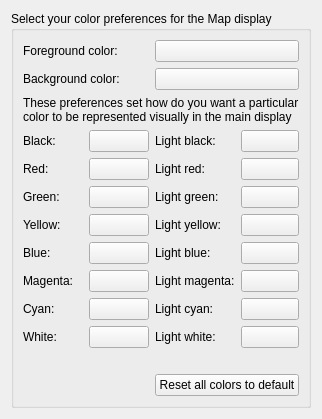
     <widget class="QWidget" name="tab_4">
      <attribute name="title">
       <string>Map Colors</string>
      </attribute>
      <layout class="QGridLayout" name="gridLayout_18">
       <item row="0" column="0">
        <widget class="QGroupBox" name="groupBox_14">
         <property name="title">
          <string>Select your color preferences for the Map display</string>
         </property>
         <layout class="QGridLayout" name="gridLayout_14">
          <item row="0" column="0">
           <widget class="QLabel" name="label_39">
            <property name="text">
             <string>Foreground color:</string>
            </property>
           </widget>
          </item>
          <item row="0" column="1">
           <widget class="QPushButton" name="pushButton_foreground_color_2">
            <property name="autoFillBackground">
             <bool>true</bool>
            </property>
            <property name="styleSheet">
             <string notr="true"/>
            </property>
            <property name="text">
             <string/>
            </property>
           </widget>
          </item>
          <item row="1" column="0">
           <widget class="QLabel" name="label_40">
            <property name="text">
             <string>Background color:</string>
            </property>
           </widget>
          </item>
          <item row="1" column="1">
           <widget class="QPushButton" name="pushButton_background_color_2">
            <property name="autoFillBackground">
             <bool>true</bool>
            </property>
            <property name="text">
             <string/>
            </property>
           </widget>
          </item>
          <item row="4" column="0" colspan="2">
           <widget class="QLabel" name="label_41">
            <property name="text">
             <string>These preferences set how do you want a particular color to be represented visually in the main display</string>
            </property>
            <property name="wordWrap">
             <bool>true</bool>
            </property>
           </widget>
          </item>
          <item row="5" column="0">
           <layout class="QGridLayout" name="gridLayout_15">
            <item row="0" column="0">
             <widget class="QLabel" name="label_17">
              <property name="text">
               <string>Black:</string>
              </property>
             </widget>
            </item>
            <item row="1" column="0">
             <widget class="QLabel" name="label_42">
              <property name="text">
               <string>Red:</string>
              </property>
             </widget>
            </item>
            <item row="2" column="0">
             <widget class="QLabel" name="label_43">
              <property name="text">
               <string>Green:</string>
              </property>
             </widget>
            </item>
            <item row="4" column="0">
             <widget class="QLabel" name="label_44">
              <property name="text">
               <string>Blue:</string>
              </property>
             </widget>
            </item>
            <item row="5" column="0">
             <widget class="QLabel" name="label_45">
              <property name="text">
               <string>Magenta:</string>
              </property>
             </widget>
            </item>
            <item row="6" column="0">
             <widget class="QLabel" name="label_46">
              <property name="text">
               <string>Cyan:</string>
              </property>
             </widget>
            </item>
            <item row="7" column="0">
             <widget class="QLabel" name="label_47">
              <property name="text">
               <string>White:</string>
              </property>
             </widget>
            </item>
            <item row="0" column="1">
             <widget class="QPushButton" name="pushButton_black_2">
              <property name="autoFillBackground">
               <bool>true</bool>
              </property>
              <property name="text">
               <string/>
              </property>
             </widget>
            </item>
            <item row="1" column="1">
             <widget class="QPushButton" name="pushButton_red_2">
              <property name="autoFillBackground">
               <bool>true</bool>
              </property>
              <property name="text">
               <string/>
              </property>
             </widget>
            </item>
            <item row="2" column="1">
             <widget class="QPushButton" name="pushButton_green_2">
              <property name="autoFillBackground">
               <bool>true</bool>
              </property>
              <property name="text">
               <string/>
              </property>
             </widget>
            </item>
            <item row="3" column="1">
             <widget class="QPushButton" name="pushButton_yellow_2">
              <property name="autoFillBackground">
               <bool>true</bool>
              </property>
              <property name="text">
               <string/>
              </property>
             </widget>
            </item>
            <item row="4" column="1">
             <widget class="QPushButton" name="pushButton_blue_2">
              <property name="autoFillBackground">
               <bool>true</bool>
              </property>
              <property name="text">
               <string/>
              </property>
             </widget>
            </item>
            <item row="5" column="1">
             <widget class="QPushButton" name="pushButton_magenta_2">
              <property name="autoFillBackground">
               <bool>true</bool>
              </property>
              <property name="text">
               <string/>
              </property>
             </widget>
            </item>
            <item row="6" column="1">
             <widget class="QPushButton" name="pushButton_cyan_2">
              <property name="autoFillBackground">
               <bool>true</bool>
              </property>
              <property name="text">
               <string/>
              </property>
             </widget>
            </item>
            <item row="7" column="1">
             <widget class="QPushButton" name="pushButton_white_2">
              <property name="autoFillBackground">
               <bool>true</bool>
              </property>
              <property name="text">
               <string/>
              </property>
             </widget>
            </item>
            <item row="3" column="0">
             <widget class="QLabel" name="label_48">
              <property name="text">
               <string>Yellow:</string>
              </property>
             </widget>
            </item>
           </layout>
          </item>
          <item row="5" column="1">
           <layout class="QGridLayout" name="gridLayout_16">
            <item row="0" column="0">
             <widget class="QLabel" name="label_49">
              <property name="text">
               <string>Light black:</string>
              </property>
             </widget>
            </item>
            <item row="1" column="0">
             <widget class="QLabel" name="label_50">
              <property name="text">
               <string>Light red:</string>
              </property>
             </widget>
            </item>
            <item row="2" column="0">
             <widget class="QLabel" name="label_51">
              <property name="text">
               <string>Light green:</string>
              </property>
             </widget>
            </item>
            <item row="3" column="0">
             <widget class="QLabel" name="label_52">
              <property name="text">
               <string>Light yellow:</string>
              </property>
             </widget>
            </item>
            <item row="4" column="0">
             <widget class="QLabel" name="label_53">
              <property name="text">
               <string>Light blue:</string>
              </property>
             </widget>
            </item>
            <item row="5" column="0">
             <widget class="QLabel" name="label_54">
              <property name="text">
               <string>Light magenta:</string>
              </property>
             </widget>
            </item>
            <item row="6" column="0">
             <widget class="QLabel" name="label_55">
              <property name="text">
               <string>Light cyan:</string>
              </property>
             </widget>
            </item>
            <item row="7" column="0">
             <widget class="QLabel" name="label_56">
              <property name="text">
               <string>Light white:</string>
              </property>
             </widget>
            </item>
            <item row="0" column="1">
             <widget class="QPushButton" name="pushButton_Lblack_2">
              <property name="autoFillBackground">
               <bool>true</bool>
              </property>
              <property name="text">
               <string/>
              </property>
             </widget>
            </item>
            <item row="1" column="1">
             <widget class="QPushButton" name="pushButton_Lred_2">
              <property name="autoFillBackground">
               <bool>true</bool>
              </property>
              <property name="text">
               <string/>
              </property>
             </widget>
            </item>
            <item row="2" column="1">
             <widget class="QPushButton" name="pushButton_Lgreen_2">
              <property name="autoFillBackground">
               <bool>true</bool>
              </property>
              <property name="text">
               <string/>
              </property>
             </widget>
            </item>
            <item row="3" column="1">
             <widget class="QPushButton" name="pushButton_Lyellow_2">
              <property name="autoFillBackground">
               <bool>true</bool>
              </property>
              <property name="text">
               <string/>
              </property>
             </widget>
            </item>
            <item row="4" column="1">
             <widget class="QPushButton" name="pushButton_Lblue_2">
              <property name="autoFillBackground">
               <bool>true</bool>
              </property>
              <property name="text">
               <string/>
              </property>
             </widget>
            </item>
            <item row="5" column="1">
             <widget class="QPushButton" name="pushButton_Lmagenta_2">
              <property name="autoFillBackground">
               <bool>true</bool>
              </property>
              <property name="text">
               <string/>
              </property>
             </widget>
            </item>
            <item row="6" column="1">
             <widget class="QPushButton" name="pushButton_Lcyan_2">
              <property name="autoFillBackground">
               <bool>true</bool>
              </property>
              <property name="text">
               <string/>
              </property>
             </widget>
            </item>
            <item row="7" column="1">
             <widget class="QPushButton" name="pushButton_Lwhite_2">
              <property name="autoFillBackground">
               <bool>true</bool>
              </property>
              <property name="text">
               <string/>
              </property>
             </widget>
            </item>
           </layout>
          </item>
          <item row="7" column="1">
           <widget class="QPushButton" name="reset_colors_button_2">
            <property name="text">
             <string>Reset all colors to default</string>
            </property>
           </widget>
          </item>
          <item row="6" column="1">
           <spacer name="verticalSpacer_7">
            <property name="orientation">
             <enum>Qt::Vertical</enum>
            </property>
            <property name="sizeType">
             <enum>QSizePolicy::Minimum</enum>
            </property>
            <property name="sizeHint" stdset="0">
             <size>
              <width>20</width>
              <height>20</height>
             </size>
            </property>
           </spacer>
          </item>
         </layout>
        </widget>
       </item>
      </layout>
     </widget>
